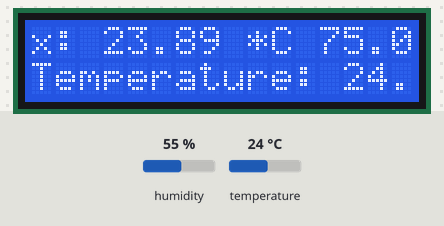
Simulated run of this sketch. Board: Arduino Uno, built with avr-gcc and run on an emulated ATmega328P. Shown: 16×2 character LCD. The test bench sets the inputs (shaded band); at power-on: temperature 24 °C, humidity 55 %.

Above: at 2.7 s.
2.8 s: temperature set to 41 °C
At 5.5 s:
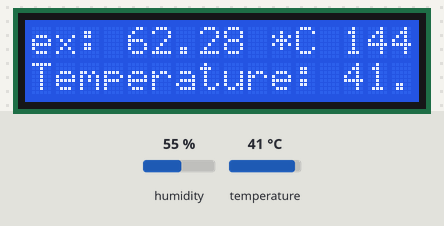
5.9 s: temperature set to 12 °C
At 7.1 s:
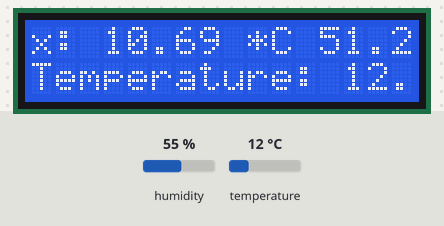
9.0 s: humidity set to 22 %
At 11.5 s:
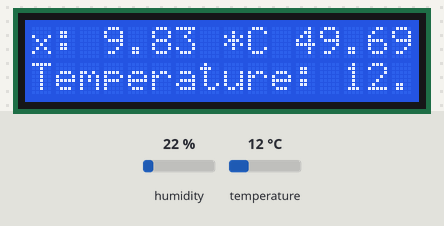
12.1 s: humidity set to 40 %
At 13.1 s:
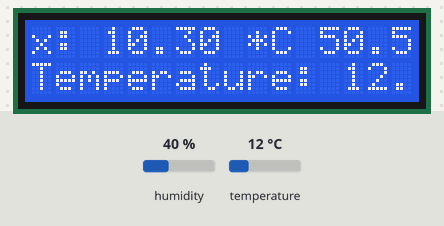
Timing chart, 0 to 15.1 s (numbered marks = the images above; inputs shaded):
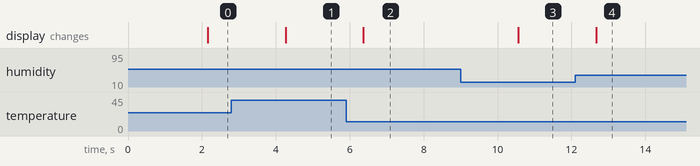

Measured:
- after the input at 2.8 s, the display: changes after 1.5 s (image 1)
- after the input at 5.9 s, the display: changes after 0.47 s (image 2)
- after the input at 9.0 s, the display: changes after 1.6 s (image 3)
- after the input at 12.1 s, the display: changes after 0.56 s (image 4)

The sketch:

HW8.ino
```cpp
// Patricia Figueroa
// HW #8: Measuring Temperature and Humidity using LCD
// Oct. 07, 2017

// Example testing sketch for various DHT humidity/temperature sensors
// https://github.com/adafruit/DHT-sensor-library

#include "DHT.h"
#include <LiquidCrystal_I2C.h>

#define DHTPIN 2     // what digital pin we're connected to

LiquidCrystal_I2C lcd(0x3F, 2, 1, 0, 4, 5, 6, 7, 3, POSITIVE);  // Set the LCD I2C address

#define DHTTYPE DHT11   // DHT 11


// Connect pin 1 (on the left) of the sensor to +5V
// NOTE: If using a board with 3.3V logic like an Arduino Due connect pin 1
// to 3.3V instead of 5V!
// Connect pin 2 of the sensor to whatever your DHTPIN is
// Connect pin 4 (on the right) of the sensor to GROUND
// Connect a 10K resistor from pin 2 (data) to pin 1 (power) of the sensor

// Initialize DHT sensor.
// Note that older versions of this library took an optional third parameter to
// tweak the timings for faster processors.  This parameter is no longer needed
// as the current DHT reading algorithm adjusts itself to work on faster procs.
DHT dht(DHTPIN, DHTTYPE);

void setup() {
  Serial.begin(9600);
  lcd.begin(16,2);
  dht.begin();
}

void loop() {
  // Wait a few seconds between measurements.
  delay(2000);
  // Reading temperature or humidity takes about 250 milliseconds!
  // Sensor readings may also be up to 2 seconds 'old' (its a very slow sensor)
  float h = dht.readHumidity();
  // Read temperature as Celsius (the default)
  float t = dht.readTemperature();
  // Read temperature as Fahrenheit (isFahrenheit = true)
  float f = dht.readTemperature(true);

  // Check if any reads failed and exit early (to try again).
  if (isnan(h) || isnan(t) || isnan(f)) {
    Serial.println("Failed to read from DHT sensor!");
    return;
  }

  // Compute heat index in Fahrenheit (the default)
  float hif = dht.computeHeatIndex(f, h);
  // Compute heat index in Celsius (isFahreheit = false)
  float hic = dht.computeHeatIndex(t, h, false);
  lcd.setCursor (0, 0);
  lcd.print("Humidity: ");
  lcd.print(h);
  lcd.print(" %\t");
  lcd.setCursor (0,1);
  lcd.print("Temperature: ");
  lcd.print(t);
  lcd.print(" *C ");
  lcd.print(f);
  lcd.print(" *F\t");
  lcd.print("Heat index: ");
  lcd.print(hic);
  lcd.print(" *C ");
  lcd.print(hif);
  lcd.println(" *F");
}
```
